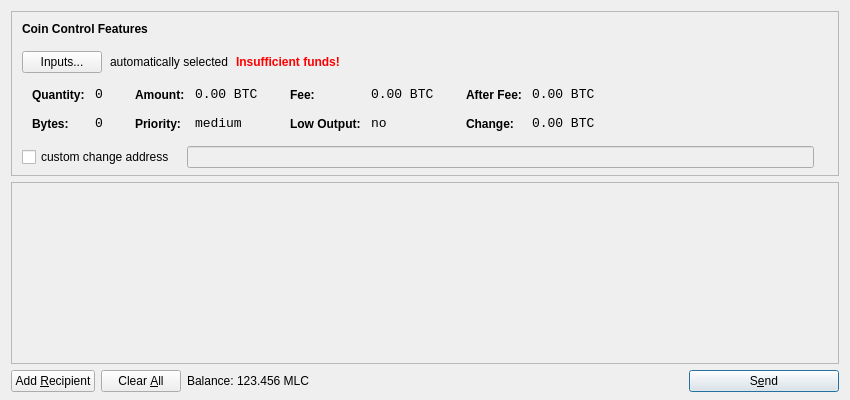
<?xml version="1.0" encoding="UTF-8"?>
<ui version="4.0">
 <class>SendCoinsDialog</class>
 <widget class="QDialog" name="SendCoinsDialog">
  <property name="geometry">
   <rect>
    <x>0</x>
    <y>0</y>
    <width>850</width>
    <height>400</height>
   </rect>
  </property>
  <property name="windowTitle">
   <string>Send Coins</string>
  </property>
  <layout class="QVBoxLayout" name="verticalLayout" stretch="0,1,0">
   <property name="bottomMargin">
    <number>8</number>
   </property>
   <item>
    <widget class="QFrame" name="frameCoinControl">
     <property name="sizePolicy">
      <sizepolicy hsizetype="Expanding" vsizetype="Expanding">
       <horstretch>0</horstretch>
       <verstretch>0</verstretch>
      </sizepolicy>
     </property>
     <property name="maximumSize">
      <size>
       <width>16777215</width>
       <height>16777215</height>
      </size>
     </property>
     <property name="frameShape">
      <enum>QFrame::StyledPanel</enum>
     </property>
     <property name="frameShadow">
      <enum>QFrame::Sunken</enum>
     </property>
     <layout class="QVBoxLayout" name="verticalLayoutCoinControl2">
      <property name="spacing">
       <number>-1</number>
      </property>
      <property name="leftMargin">
       <number>0</number>
      </property>
      <property name="topMargin">
       <number>0</number>
      </property>
      <property name="rightMargin">
       <number>0</number>
      </property>
      <property name="bottomMargin">
       <number>6</number>
      </property>
      <item>
       <layout class="QVBoxLayout" name="verticalLayoutCoinControl" stretch="0,0,0,0,1">
        <property name="spacing">
         <number>0</number>
        </property>
        <property name="leftMargin">
         <number>10</number>
        </property>
        <property name="topMargin">
         <number>10</number>
        </property>
        <item>
         <layout class="QHBoxLayout" name="horizontalLayoutCoinControl1">
          <property name="bottomMargin">
           <number>15</number>
          </property>
          <item>
           <widget class="QLabel" name="labelCoinControlFeatures">
            <property name="sizePolicy">
             <sizepolicy hsizetype="Preferred" vsizetype="Maximum">
              <horstretch>0</horstretch>
              <verstretch>0</verstretch>
             </sizepolicy>
            </property>
            <property name="font">
             <font>
              <weight>75</weight>
              <bold>true</bold>
             </font>
            </property>
            <property name="styleSheet">
             <string notr="true">font-weight:bold;</string>
            </property>
            <property name="text">
             <string>Coin Control Features</string>
            </property>
           </widget>
          </item>
         </layout>
        </item>
        <item>
         <layout class="QHBoxLayout" name="horizontalLayoutCoinControl2" stretch="0,0,0,0">
          <property name="spacing">
           <number>8</number>
          </property>
          <property name="bottomMargin">
           <number>10</number>
          </property>
          <item>
           <widget class="QPushButton" name="pushButtonCoinControl">
            <property name="styleSheet">
             <string notr="true"/>
            </property>
            <property name="text">
             <string>Inputs...</string>
            </property>
           </widget>
          </item>
          <item>
           <widget class="QLabel" name="labelCoinControlAutomaticallySelected">
            <property name="text">
             <string>automatically selected</string>
            </property>
            <property name="margin">
             <number>5</number>
            </property>
           </widget>
          </item>
          <item>
           <widget class="QLabel" name="labelCoinControlInsuffFunds">
            <property name="font">
             <font>
              <weight>75</weight>
              <bold>true</bold>
             </font>
            </property>
            <property name="styleSheet">
             <string notr="true">color:red;font-weight:bold;</string>
            </property>
            <property name="text">
             <string>Insufficient funds!</string>
            </property>
            <property name="margin">
             <number>5</number>
            </property>
           </widget>
          </item>
          <item>
           <spacer name="horizontalSpacerCoinControl">
            <property name="orientation">
             <enum>Qt::Horizontal</enum>
            </property>
            <property name="sizeHint" stdset="0">
             <size>
              <width>40</width>
              <height>1</height>
             </size>
            </property>
           </spacer>
          </item>
         </layout>
        </item>
        <item>
         <widget class="QWidget" name="widgetCoinControl" native="true">
          <property name="sizePolicy">
           <sizepolicy hsizetype="Preferred" vsizetype="Preferred">
            <horstretch>0</horstretch>
            <verstretch>0</verstretch>
           </sizepolicy>
          </property>
          <property name="minimumSize">
           <size>
            <width>0</width>
            <height>0</height>
           </size>
          </property>
          <property name="styleSheet">
           <string notr="true"/>
          </property>
          <layout class="QHBoxLayout" name="horizontalLayoutCoinControl5">
           <property name="margin">
            <number>0</number>
           </property>
           <item>
            <layout class="QHBoxLayout" name="horizontalLayoutCoinControl3" stretch="0,0,0,1">
             <property name="spacing">
              <number>20</number>
             </property>
             <property name="topMargin">
              <number>0</number>
             </property>
             <property name="bottomMargin">
              <number>10</number>
             </property>
             <item>
              <layout class="QFormLayout" name="formLayoutCoinControl1">
               <property name="horizontalSpacing">
                <number>10</number>
               </property>
               <property name="verticalSpacing">
                <number>14</number>
               </property>
               <property name="leftMargin">
                <number>10</number>
               </property>
               <property name="topMargin">
                <number>4</number>
               </property>
               <property name="rightMargin">
                <number>6</number>
               </property>
               <item row="0" column="0">
                <widget class="QLabel" name="labelCoinControlQuantityText">
                 <property name="styleSheet">
                  <string notr="true">font-weight:bold;</string>
                 </property>
                 <property name="text">
                  <string>Quantity:</string>
                 </property>
                 <property name="margin">
                  <number>0</number>
                 </property>
                </widget>
               </item>
               <item row="0" column="1">
                <widget class="QLabel" name="labelCoinControlQuantity">
                 <property name="font">
                  <font>
                   <family>Monospace</family>
                   <pointsize>10</pointsize>
                  </font>
                 </property>
                 <property name="cursor">
                  <cursorShape>IBeamCursor</cursorShape>
                 </property>
                 <property name="contextMenuPolicy">
                  <enum>Qt::ActionsContextMenu</enum>
                 </property>
                 <property name="text">
                  <string notr="true">0</string>
                 </property>
                 <property name="margin">
                  <number>0</number>
                 </property>
                 <property name="textInteractionFlags">
                  <set>Qt::LinksAccessibleByMouse|Qt::TextSelectableByKeyboard|Qt::TextSelectableByMouse</set>
                 </property>
                </widget>
               </item>
               <item row="1" column="0">
                <widget class="QLabel" name="labelCoinControlBytesText">
                 <property name="styleSheet">
                  <string notr="true">font-weight:bold;</string>
                 </property>
                 <property name="text">
                  <string>Bytes:</string>
                 </property>
                </widget>
               </item>
               <item row="1" column="1">
                <widget class="QLabel" name="labelCoinControlBytes">
                 <property name="font">
                  <font>
                   <family>Monospace</family>
                   <pointsize>10</pointsize>
                  </font>
                 </property>
                 <property name="cursor">
                  <cursorShape>IBeamCursor</cursorShape>
                 </property>
                 <property name="contextMenuPolicy">
                  <enum>Qt::ActionsContextMenu</enum>
                 </property>
                 <property name="text">
                  <string notr="true">0</string>
                 </property>
                 <property name="textInteractionFlags">
                  <set>Qt::LinksAccessibleByMouse|Qt::TextSelectableByKeyboard|Qt::TextSelectableByMouse</set>
                 </property>
                </widget>
               </item>
              </layout>
             </item>
             <item>
              <layout class="QFormLayout" name="formLayoutCoinControl2">
               <property name="horizontalSpacing">
                <number>10</number>
               </property>
               <property name="verticalSpacing">
                <number>14</number>
               </property>
               <property name="leftMargin">
                <number>6</number>
               </property>
               <property name="topMargin">
                <number>4</number>
               </property>
               <property name="rightMargin">
                <number>6</number>
               </property>
               <item row="0" column="0">
                <widget class="QLabel" name="labelCoinControlAmountText">
                 <property name="styleSheet">
                  <string notr="true">font-weight:bold;</string>
                 </property>
                 <property name="text">
                  <string>Amount:</string>
                 </property>
                 <property name="margin">
                  <number>0</number>
                 </property>
                </widget>
               </item>
               <item row="0" column="1">
                <widget class="QLabel" name="labelCoinControlAmount">
                 <property name="font">
                  <font>
                   <family>Monospace</family>
                   <pointsize>10</pointsize>
                  </font>
                 </property>
                 <property name="cursor">
                  <cursorShape>IBeamCursor</cursorShape>
                 </property>
                 <property name="contextMenuPolicy">
                  <enum>Qt::ActionsContextMenu</enum>
                 </property>
                 <property name="text">
                  <string notr="true">0.00 BTC</string>
                 </property>
                 <property name="textInteractionFlags">
                  <set>Qt::LinksAccessibleByMouse|Qt::TextSelectableByKeyboard|Qt::TextSelectableByMouse</set>
                 </property>
                </widget>
               </item>
               <item row="1" column="0">
                <widget class="QLabel" name="labelCoinControlPriorityText">
                 <property name="styleSheet">
                  <string notr="true">font-weight:bold;</string>
                 </property>
                 <property name="text">
                  <string>Priority:</string>
                 </property>
                </widget>
               </item>
               <item row="1" column="1">
                <widget class="QLabel" name="labelCoinControlPriority">
                 <property name="font">
                  <font>
                   <family>Monospace</family>
                   <pointsize>10</pointsize>
                  </font>
                 </property>
                 <property name="cursor">
                  <cursorShape>IBeamCursor</cursorShape>
                 </property>
                 <property name="contextMenuPolicy">
                  <enum>Qt::ActionsContextMenu</enum>
                 </property>
                 <property name="text">
                  <string>medium</string>
                 </property>
                 <property name="textInteractionFlags">
                  <set>Qt::LinksAccessibleByMouse|Qt::TextSelectableByKeyboard|Qt::TextSelectableByMouse</set>
                 </property>
                </widget>
               </item>
              </layout>
             </item>
             <item>
              <layout class="QFormLayout" name="formLayoutCoinControl3">
               <property name="horizontalSpacing">
                <number>10</number>
               </property>
               <property name="verticalSpacing">
                <number>14</number>
               </property>
               <property name="leftMargin">
                <number>6</number>
               </property>
               <property name="topMargin">
                <number>4</number>
               </property>
               <property name="rightMargin">
                <number>6</number>
               </property>
               <item row="0" column="0">
                <widget class="QLabel" name="labelCoinControlFeeText">
                 <property name="styleSheet">
                  <string notr="true">font-weight:bold;</string>
                 </property>
                 <property name="text">
                  <string>Fee:</string>
                 </property>
                 <property name="margin">
                  <number>0</number>
                 </property>
                </widget>
               </item>
               <item row="0" column="1">
                <widget class="QLabel" name="labelCoinControlFee">
                 <property name="font">
                  <font>
                   <family>Monospace</family>
                   <pointsize>10</pointsize>
                  </font>
                 </property>
                 <property name="cursor">
                  <cursorShape>IBeamCursor</cursorShape>
                 </property>
                 <property name="contextMenuPolicy">
                  <enum>Qt::ActionsContextMenu</enum>
                 </property>
                 <property name="text">
                  <string notr="true">0.00 BTC</string>
                 </property>
                 <property name="textInteractionFlags">
                  <set>Qt::LinksAccessibleByMouse|Qt::TextSelectableByKeyboard|Qt::TextSelectableByMouse</set>
                 </property>
                </widget>
               </item>
               <item row="1" column="0">
                <widget class="QLabel" name="labelCoinControlLowOutputText">
                 <property name="styleSheet">
                  <string notr="true">font-weight:bold;</string>
                 </property>
                 <property name="text">
                  <string>Low Output:</string>
                 </property>
                </widget>
               </item>
               <item row="1" column="1">
                <widget class="QLabel" name="labelCoinControlLowOutput">
                 <property name="font">
                  <font>
                   <family>Monospace</family>
                   <pointsize>10</pointsize>
                  </font>
                 </property>
                 <property name="cursor">
                  <cursorShape>IBeamCursor</cursorShape>
                 </property>
                 <property name="contextMenuPolicy">
                  <enum>Qt::ActionsContextMenu</enum>
                 </property>
                 <property name="text">
                  <string>no</string>
                 </property>
                 <property name="textInteractionFlags">
                  <set>Qt::LinksAccessibleByMouse|Qt::TextSelectableByKeyboard|Qt::TextSelectableByMouse</set>
                 </property>
                </widget>
               </item>
              </layout>
             </item>
             <item>
              <layout class="QFormLayout" name="formLayoutCoinControl4">
               <property name="horizontalSpacing">
                <number>10</number>
               </property>
               <property name="verticalSpacing">
                <number>14</number>
               </property>
               <property name="leftMargin">
                <number>6</number>
               </property>
               <property name="topMargin">
                <number>4</number>
               </property>
               <property name="rightMargin">
                <number>6</number>
               </property>
               <item row="0" column="0">
                <widget class="QLabel" name="labelCoinControlAfterFeeText">
                 <property name="styleSheet">
                  <string notr="true">font-weight:bold;</string>
                 </property>
                 <property name="text">
                  <string>After Fee:</string>
                 </property>
                 <property name="margin">
                  <number>0</number>
                 </property>
                </widget>
               </item>
               <item row="0" column="1">
                <widget class="QLabel" name="labelCoinControlAfterFee">
                 <property name="font">
                  <font>
                   <family>Monospace</family>
                   <pointsize>10</pointsize>
                  </font>
                 </property>
                 <property name="cursor">
                  <cursorShape>IBeamCursor</cursorShape>
                 </property>
                 <property name="contextMenuPolicy">
                  <enum>Qt::ActionsContextMenu</enum>
                 </property>
                 <property name="text">
                  <string notr="true">0.00 BTC</string>
                 </property>
                 <property name="textInteractionFlags">
                  <set>Qt::LinksAccessibleByMouse|Qt::TextSelectableByKeyboard|Qt::TextSelectableByMouse</set>
                 </property>
                </widget>
               </item>
               <item row="1" column="0">
                <widget class="QLabel" name="labelCoinControlChangeText">
                 <property name="styleSheet">
                  <string notr="true">font-weight:bold;</string>
                 </property>
                 <property name="text">
                  <string>Change:</string>
                 </property>
                </widget>
               </item>
               <item row="1" column="1">
                <widget class="QLabel" name="labelCoinControlChange">
                 <property name="font">
                  <font>
                   <family>Monospace</family>
                   <pointsize>10</pointsize>
                  </font>
                 </property>
                 <property name="cursor">
                  <cursorShape>IBeamCursor</cursorShape>
                 </property>
                 <property name="contextMenuPolicy">
                  <enum>Qt::ActionsContextMenu</enum>
                 </property>
                 <property name="text">
                  <string notr="true">0.00 BTC</string>
                 </property>
                 <property name="textInteractionFlags">
                  <set>Qt::LinksAccessibleByMouse|Qt::TextSelectableByKeyboard|Qt::TextSelectableByMouse</set>
                 </property>
                </widget>
               </item>
              </layout>
             </item>
            </layout>
           </item>
          </layout>
         </widget>
        </item>
        <item>
         <layout class="QHBoxLayout" name="horizontalLayoutCoinControl4" stretch="0,0,0">
          <property name="spacing">
           <number>12</number>
          </property>
          <property name="sizeConstraint">
           <enum>QLayout::SetDefaultConstraint</enum>
          </property>
          <property name="topMargin">
           <number>5</number>
          </property>
          <property name="rightMargin">
           <number>5</number>
          </property>
          <item>
           <widget class="QCheckBox" name="checkBoxCoinControlChange">
            <property name="text">
             <string>custom change address</string>
            </property>
           </widget>
          </item>
          <item>
           <widget class="QLineEdit" name="lineEditCoinControlChange">
            <property name="enabled">
             <bool>false</bool>
            </property>
            <property name="sizePolicy">
             <sizepolicy hsizetype="Expanding" vsizetype="Fixed">
              <horstretch>0</horstretch>
              <verstretch>0</verstretch>
             </sizepolicy>
            </property>
           </widget>
          </item>
          <item>
           <widget class="QLabel" name="labelCoinControlChangeLabel">
            <property name="sizePolicy">
             <sizepolicy hsizetype="Preferred" vsizetype="Expanding">
              <horstretch>0</horstretch>
              <verstretch>0</verstretch>
             </sizepolicy>
            </property>
            <property name="minimumSize">
             <size>
              <width>0</width>
              <height>0</height>
             </size>
            </property>
            <property name="text">
             <string/>
            </property>
            <property name="margin">
             <number>3</number>
            </property>
           </widget>
          </item>
         </layout>
        </item>
        <item>
         <spacer name="verticalSpacerCoinControl">
          <property name="orientation">
           <enum>Qt::Vertical</enum>
          </property>
          <property name="sizeHint" stdset="0">
           <size>
            <width>800</width>
            <height>1</height>
           </size>
          </property>
         </spacer>
        </item>
       </layout>
      </item>
     </layout>
    </widget>
   </item>
   <item>
    <widget class="QScrollArea" name="scrollArea">
     <property name="widgetResizable">
      <bool>true</bool>
     </property>
     <widget class="QWidget" name="scrollAreaWidgetContents">
      <property name="geometry">
       <rect>
        <x>0</x>
        <y>0</y>
        <width>830</width>
        <height>165</height>
       </rect>
      </property>
      <layout class="QVBoxLayout" name="verticalLayout_2">
       <property name="margin">
        <number>0</number>
       </property>
       <item>
        <layout class="QVBoxLayout" name="entries">
         <property name="spacing">
          <number>6</number>
         </property>
        </layout>
       </item>
       <item>
        <spacer name="verticalSpacer">
         <property name="orientation">
          <enum>Qt::Vertical</enum>
         </property>
         <property name="sizeHint" stdset="0">
          <size>
           <width>20</width>
           <height>40</height>
          </size>
         </property>
        </spacer>
       </item>
      </layout>
     </widget>
    </widget>
   </item>
   <item>
    <layout class="QHBoxLayout" name="horizontalLayout">
     <item>
      <widget class="QPushButton" name="addButton">
       <property name="toolTip">
        <string>Send to multiple recipients at once</string>
       </property>
       <property name="text">
        <string>Add &amp;Recipient</string>
       </property>
       <property name="icon">
        <iconset resource="../bitcoin.qrc">
         <normaloff>:/icons/add</normaloff>:/icons/add</iconset>
       </property>
       <property name="autoDefault">
        <bool>false</bool>
       </property>
      </widget>
     </item>
     <item>
      <widget class="QPushButton" name="clearButton">
       <property name="sizePolicy">
        <sizepolicy hsizetype="Minimum" vsizetype="Fixed">
         <horstretch>0</horstretch>
         <verstretch>0</verstretch>
        </sizepolicy>
       </property>
       <property name="toolTip">
        <string>Remove all transaction fields</string>
       </property>
       <property name="text">
        <string>Clear &amp;All</string>
       </property>
       <property name="icon">
        <iconset resource="../bitcoin.qrc">
         <normaloff>:/icons/remove</normaloff>:/icons/remove</iconset>
       </property>
       <property name="autoRepeatDelay">
        <number>300</number>
       </property>
       <property name="autoDefault">
        <bool>false</bool>
       </property>
      </widget>
     </item>
     <item>
      <layout class="QHBoxLayout" name="horizontalLayout_2">
       <property name="spacing">
        <number>3</number>
       </property>
       <item>
        <widget class="QLabel" name="label">
         <property name="text">
          <string>Balance:</string>
         </property>
        </widget>
       </item>
       <item>
        <widget class="QLabel" name="labelBalance">
         <property name="cursor">
          <cursorShape>IBeamCursor</cursorShape>
         </property>
         <property name="text">
          <string>123.456 MLC</string>
         </property>
         <property name="textInteractionFlags">
          <set>Qt::LinksAccessibleByMouse|Qt::TextSelectableByKeyboard|Qt::TextSelectableByMouse</set>
         </property>
        </widget>
       </item>
      </layout>
     </item>
     <item>
      <spacer name="horizontalSpacer">
       <property name="orientation">
        <enum>Qt::Horizontal</enum>
       </property>
       <property name="sizeHint" stdset="0">
        <size>
         <width>40</width>
         <height>20</height>
        </size>
       </property>
      </spacer>
     </item>
     <item>
      <widget class="QPushButton" name="sendButton">
       <property name="minimumSize">
        <size>
         <width>150</width>
         <height>0</height>
        </size>
       </property>
       <property name="toolTip">
        <string>Confirm the send action</string>
       </property>
       <property name="text">
        <string>S&amp;end</string>
       </property>
       <property name="icon">
        <iconset resource="../bitcoin.qrc">
         <normaloff>:/icons/send</normaloff>:/icons/send</iconset>
       </property>
       <property name="default">
        <bool>true</bool>
       </property>
      </widget>
     </item>
    </layout>
   </item>
  </layout>
 </widget>
 <resources>
  <include location="../bitcoin.qrc"/>
 </resources>
 <connections/>
</ui>
